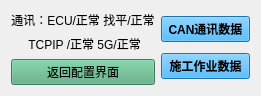
         <widget class="QWidget" name="layoutWidget2">
          <property name="geometry">
           <rect>
            <x>0</x>
            <y>340</y>
            <width>261</width>
            <height>80</height>
           </rect>
          </property>
          <property name="font">
           <font>
            <pointsize>9</pointsize>
           </font>
          </property>
          <layout class="QHBoxLayout" name="horizontalLayout_7">
           <item>
            <layout class="QVBoxLayout" name="verticalLayout_7">
             <item>
              <widget class="QLabel" name="lbl_vertex_number_32">
               <property name="font">
                <font>
                 <pointsize>9</pointsize>
                </font>
               </property>
               <property name="text">
                <string>通讯：ECU/正常 找平/正常</string>
               </property>
               <property name="alignment">
                <set>Qt::AlignCenter</set>
               </property>
              </widget>
             </item>
             <item>
              <widget class="QLabel" name="lbl_vertex_number_33">
               <property name="font">
                <font>
                 <pointsize>9</pointsize>
                </font>
               </property>
               <property name="text">
                <string> TCPIP /正常 5G/正常</string>
               </property>
               <property name="alignment">
                <set>Qt::AlignCenter</set>
               </property>
              </widget>
             </item>
             <item>
              <widget class="QPushButton" name="pbt_back_tuitu_none">
               <property name="font">
                <font>
                 <pointsize>9</pointsize>
                </font>
               </property>
               <property name="styleSheet">
                <string notr="true">background-color: rgb(85, 170, 127);</string>
               </property>
               <property name="text">
                <string>返回配置界面</string>
               </property>
              </widget>
             </item>
            </layout>
           </item>
           <item>
            <layout class="QVBoxLayout" name="verticalLayout_8">
             <item>
              <widget class="QPushButton" name="btn_canmore">
               <property name="font">
                <font>
                 <pointsize>9</pointsize>
                 <weight>75</weight>
                 <bold>true</bold>
                </font>
               </property>
               <property name="styleSheet">
                <string notr="true">background-color: rgb(37, 162, 242);</string>
               </property>
               <property name="text">
                <string>CAN通讯数据</string>
               </property>
              </widget>
             </item>
             <item>
              <widget class="QPushButton" name="btn_workmore">
               <property name="font">
                <font>
                 <pointsize>9</pointsize>
                 <weight>75</weight>
                 <bold>true</bold>
                </font>
               </property>
               <property name="styleSheet">
                <string notr="true">background-color: rgb(37, 162, 242);</string>
               </property>
               <property name="text">
                <string>施工作业数据</string>
               </property>
              </widget>
             </item>
            </layout>
           </item>
          </layout>
         </widget>
